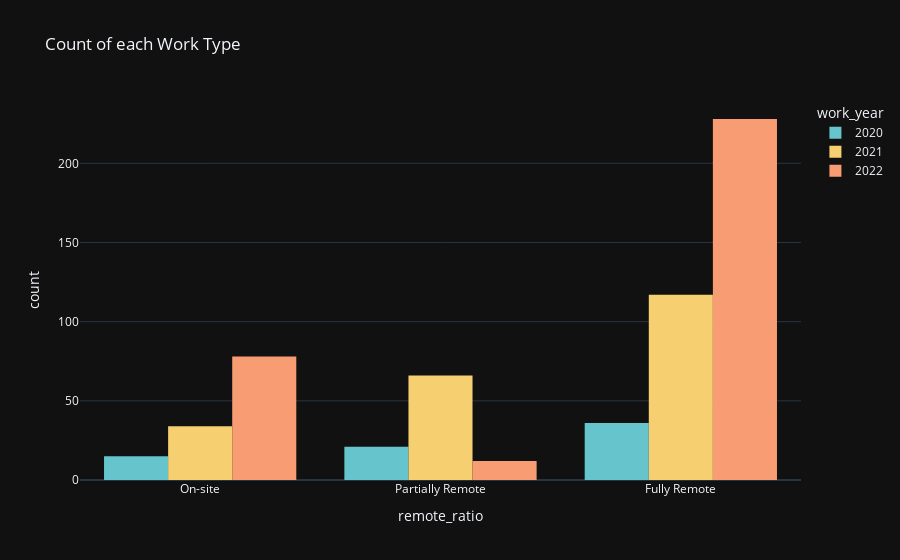

Notebook code for this chart:
### Markdown cell above
Almost all employees have full time jobs

### Code cell
px.histogram(df, x = 'remote_ratio',color = 'work_year', barmode = 'group',
             color_discrete_sequence=px.colors.qualitative.Pastel,
             template = 'plotly_dark',title='Count of each Work Type')

### Figure 1 — Plotly figure (JSON) as saved in the notebook; plotly's stock layout.template omitted (floating-point values rounded to 4 significant figures; data arrays with more than 128 entries replaced by an {"elided": "..."} marker saying what was removed)
{"data": [{"alignmentgroup": "True", "bingroup": "x", "hovertemplate": "work_year=2020<br>remote_ratio=%{x}<br>count=%{y}<extra></extra>", "legendgroup": "2020", "marker": {"color": "rgb(102, 197, 204)", "pattern": {"shape": ""}}, "name": "2020", "offsetgroup": "2020", "orientation": "v", "showlegend": true, "type": "histogram", "x": ["On-site", "On-site", "Partially Remote", "On-site", "Partially Remote", "Fully Remote", "Fully Remote", "Partially Remote", "Fully Remote", "Partially Remote", "On-site", "On-site", "On-site", "Fully Remote", "Fully Remote", "Partially Remote", "Fully Remote", "Fully Remote", "Partially Remote", "Fully Remote", "On-site", "Fully Remote", "Partially Remote", "On-site", "On-site", "Fully Remote", "Partially Remote", "On-site", "Fully Remote", "Partially Remote", "Fully Remote", "Fully Remote", "Fully Remote", "On-site", "Partially Remote", "Partially Remote", "Fully Remote", "Partially Remote", "Fully Remote", "Fully Remote", "Fully Remote", "Partially Remote", "On-site", "Fully Remote", "Partially Remote", "Fully Remote", "Fully Remote", "Fully Remote", "Fully Remote", "Partially Remote", "On-site", "Fully Remote", "Partially Remote", "Fully Remote", "Fully Remote", "Fully Remote", "Fully Remote", "Fully Remote", "Partially Remote", "Fully Remote", "Fully Remote", "Fully Remote", "Partially Remote", "Fully Remote", "Fully Remote", "Partially Remote", "On-site", "Fully Remote", "Fully Remote", "On-site", "Partially Remote", "Partially Remote"], "xaxis": "x", "yaxis": "y"}, {"alignmentgroup": "True", "bingroup": "x", "hovertemplate": "work_year=2021<br>remote_ratio=%{x}<br>count=%{y}<extra></extra>", "legendgroup": "2021", "marker": {"color": "rgb(246, 207, 113)", "pattern": {"shape": ""}}, "name": "2021", "offsetgroup": "2021", "orientation": "v", "showlegend": true, "type": "histogram", "x": {"elided": "217 str values"}, "xaxis": "x", "yaxis": "y"}, {"alignmentgroup": "True", "bingroup": "x", "hovertemplate": "work_year=2022<br>remote_ratio=%{x}<br>count=%{y}<extra></extra>", "legendgroup": "2022", "marker": {"color": "rgb(248, 156, 116)", "pattern": {"shape": ""}}, "name": "2022", "offsetgroup": "2022", "orientation": "v", "showlegend": true, "type": "histogram", "x": {"elided": "318 str values"}, "xaxis": "x", "yaxis": "y"}], "layout": {"barmode": "group", "legend": {"title": {"text": "work_year"}, "tracegroupgap": 0}, "title": {"text": "Count of each Work Type"}, "xaxis": {"anchor": "y", "domain": [0, 1], "title": {"text": "remote_ratio"}}, "yaxis": {"anchor": "x", "domain": [0, 1], "title": {"text": "count"}}}}
